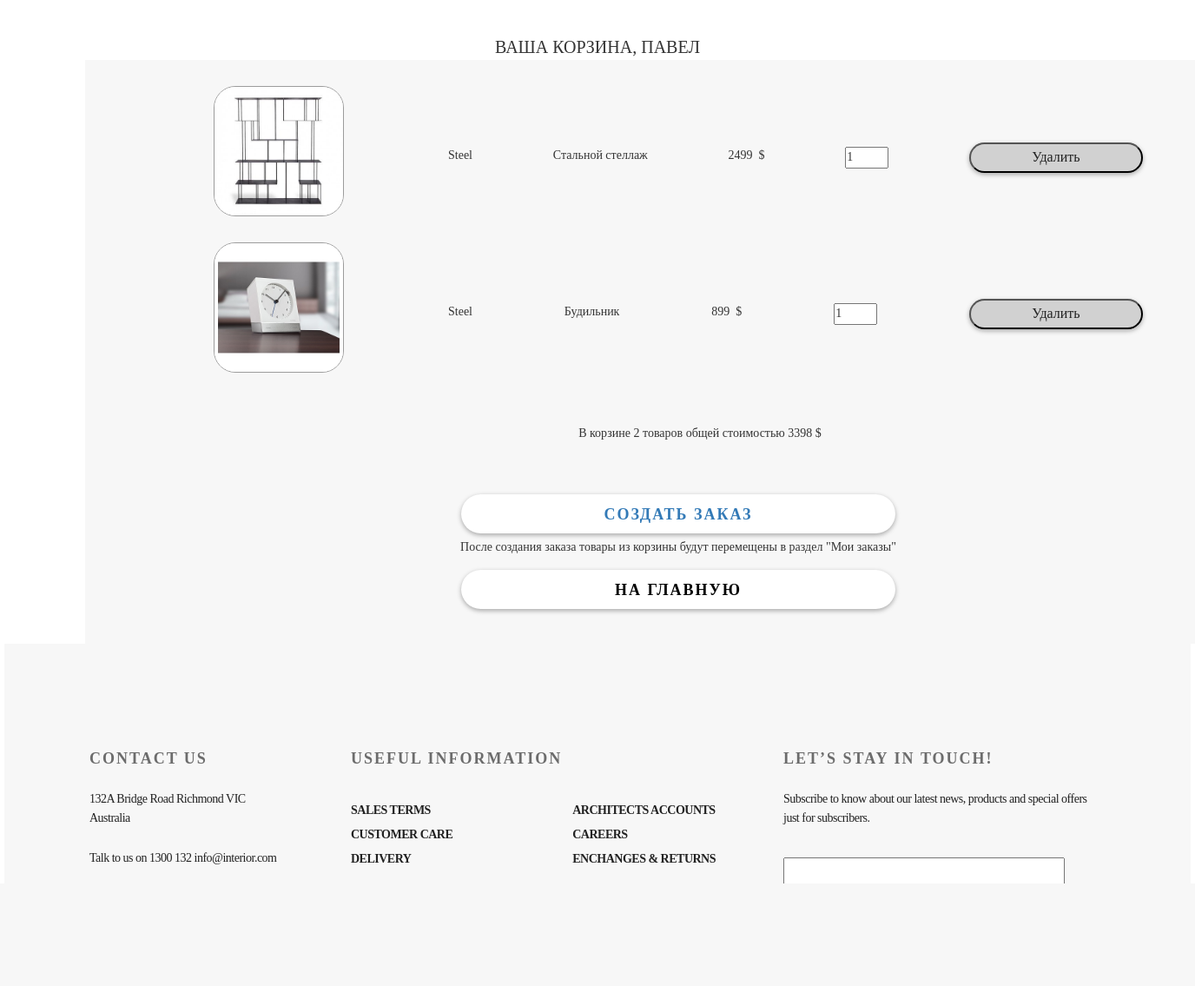
Page /basket/ (signed in) on the earlier database version.
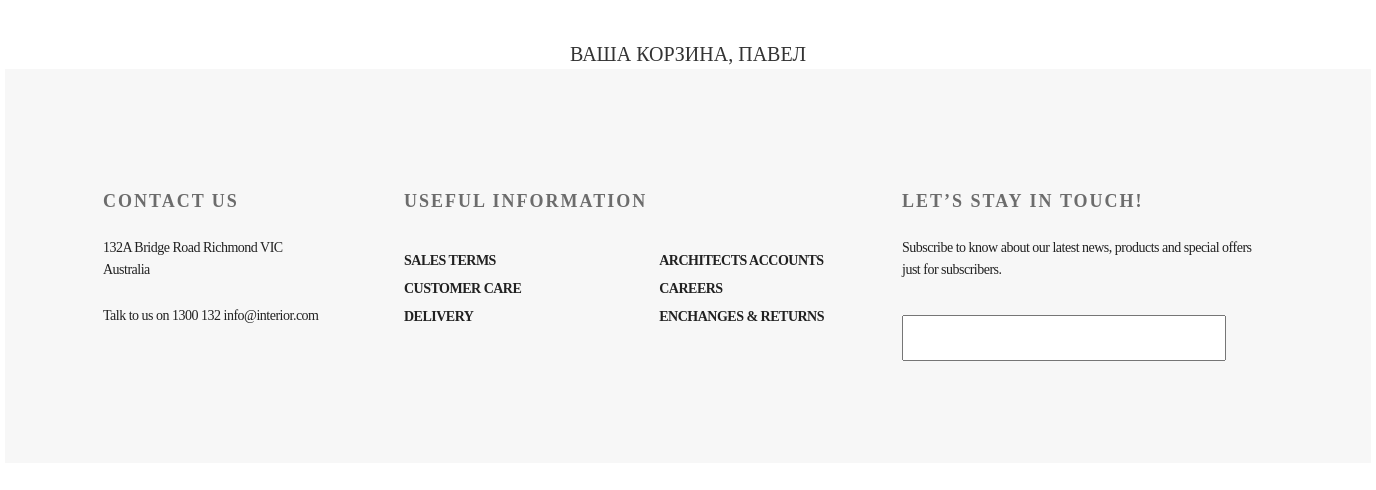
Same page on the later database version.
### basketapp/models.py (models this page shows, shortened)
class Basket(models.Model):
    user = models.ForeignKey(settings.AUTH_USER_MODEL, on_delete=models.CASCADE, related_name="baskets")
    product = models.ForeignKey(Product, on_delete=models.CASCADE) # означает, что проще объединить продукты, чем бить по моделям в корзине
    quantity = models.PositiveIntegerField(verbose_name='количество', default=0)
    add_datetime = models.DateTimeField(verbose_name='время добавления', auto_now_add=True)
    objects = BasketQuerySet.as_manager()
    def _get_product_cost(self):
        return self.product.price * self.quantity
    product_cost = property(_get_product_cost)
    def _get_total_quantity(self):
        _items = Basket.objects.filter(user=self.user)
        _totalquantity = sum(list(map(lambda x: x.quantity, _items))) #вытащить свойство quantity из _items (Basket.objects.filter(user=self.user))
        return _totalquantity
    total_quantity = property(_get_total_quantity)
    def total_cost(self):
        _items = Basket.objects.filter(user=self.user)
        _totalcost = sum(list(map(lambda x: x.product_cost, _items)))
        return _totalcost

### mainapp/models.py (models this page shows, shortened)
class Product(models.Model):
    name = models.CharField(max_length=32, unique=True)
    description = models.TextField(verbose_name='Описание')
    price = models.PositiveIntegerField(verbose_name='Цена')
    rating = models.PositiveIntegerField(verbose_name='Рейтинг', default=1)
    alt = models.CharField(max_length=255, verbose_name='Текст рисунка', default='Текст по умолчанию')
    category = models.ForeignKey(Category, on_delete=models.PROTECT)  # Выбираем эту, как наиболее простую.
    image = models.ImageField(upload_to='products', null=True, blank=True)
    isTrendy = models.BooleanField(verbose_name='Товар сейчас в тренде?', default=False)
    isTopSlider = models.BooleanField(verbose_name='Товар должен быть в верхнем слайдере?', default=False)
    SlideNo = models.PositiveIntegerField(verbose_name='Номер слайда в карусели верхнего слайдера', null=True, blank=True)
    isHot = models.BooleanField(verbose_name='Горячее предложение?', default=False)
    imageHot = models.ImageField(verbose_name='Картинка должна быть 1366х800 px', upload_to='products_hot', null=True, blank=True)
    SlideHotNo = models.PositiveIntegerField(verbose_name='Номер слайда в карусели "HOT"', null=True, blank=True)
    isNew = models.BooleanField(verbose_name='Поместить товар в раздел "новое"?', default=False)
    quantity = models.PositiveIntegerField(verbose_name='Количество на складе', default=1)
    isActive = models.BooleanField(verbose_name='Категория активна', default=True)

class Category(models.Model):
    name = models.CharField(max_length=32, unique=True)  # Category & Product должны быть связаны.
    image = models.ImageField(upload_to='products', null=True)

### authapp/models.py (models this page shows, shortened)
class ShopUser(AbstractUser):
    avatar = models.ImageField(upload_to='user_avatar', blank=True)
    age = models.PositiveIntegerField(verbose_name='Возраст', null=True, default=18)
    activation_key = models.CharField(max_length=128, blank=True)
    activation_key_expires = models.DateTimeField(default=now() + timedelta(hours=48))

### basketapp/views.py (the view)
# urls.py: path('basket/', include('basketapp.urls', namespace='basket')),
def basket(request):
    title = 'Your basket'
    basket_items = Basket.objects.filter(user=request.user).order_by('product__category')
    content = {
        'title': title,
        'basket_items': basket_items,
    }
    return render(request, 'basket.html', content)

### context_processors/basketProc.py (called while the page is built)
def basketProc(request):
    print(f'context processor basket works')
    basket = []
    if request.user.is_authenticated:
        basket_items = Basket.objects.filter(user=request.user)
        for i in basket_items:
            basket.append(i.product.category.name)
            basket.append(i.product.name)
            basket.append(i.product.price)
    return {
        'BasketP': basket
    }

### basketapp/templates/basket.html (shortened to what this page needs)
{% extends 'basketbase.html' %}
{% load staticfiles %}
{% block content %}
    {% include "inc/record_include.html" %}
{% endblock %}

### basketapp/templates/inc/record_include.html
{% load static %}
    {% for item in basket_items %}
<div class="basket_record">
    <a style="margin-top: 50px; margin-left: 50px;" href="#"><img class="basket_product_image" src="{{ item.product.image.url }}" alt="{{ item.product.short_desc }}"></a>
    <div class="basket_product_text">
        <span class="category_name">{{ item.product.category.name }}</span>
        <span class="product_name">{{ item.product.name }}</span>
        <span class="product_price">{{ item.product.price }}&nbsp $</span>
        <input class="number_field_basket" type="number" name="{{ item.pk }}" min="0" value="{{ item.quantity }}">
        <button type="submit" class="inner_delete_button" name="{{ item.pk }}">Удалить</button>
    </div>
</div>
    {% endfor %}
    {% if basket_items %}
        <div class="basket_summary">
            <br><br><br>
            В корзине {{ basket_items.0.total_quantity }} товаров общей стоимостью
            {{ basket_items.0.total_cost }} $
        </div>
    <br>
    <br>
    <br>
            <div class="order_create">
        <a href="{% url 'ordersapp:order_create' %}">
            создать заказ
        </a>
    </div>
                <div style="font-size: 14px; line-height: 12px; margin-top: -20px; margin-bottom: 20px; text-align: center">
                <p>После создания заказа товары из корзины будут перемещены в раздел "Мои заказы"</p>
                </div>
                <div class="go_index_from_basket" >
        <a href="{% url 'main:index' %}">
            на главную
        </a>
        </div>
<br>
<br>
    {% endif %}

Differences in the rows shown:
removed Basket: product.image (picture), product.category.name "Steel", product.name "Стальной стеллаж", product.price "2499", quantity "1", user+quantity "2", user+product+quantity "3398"
removed Basket: product.image (picture), product.category.name "Steel", product.name "Будильник", product.price "899", quantity "1"
Other differences:
text no longer shown: "В корзине товаров общей стоимостью $ СОЗДАТЬ ЗАКАЗ После создания заказа товары из корзины будут перемещены в раздел \"Мои заказы\" НА ГЛАВНУЮ"
